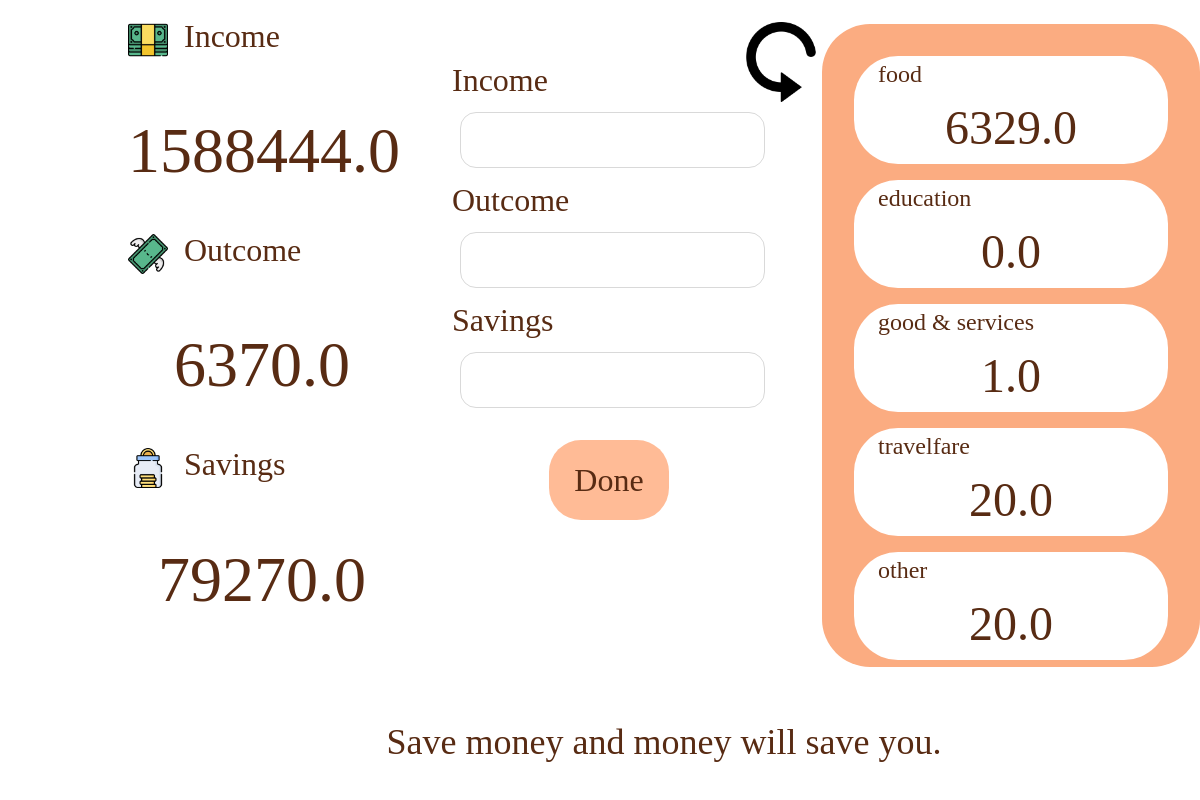
Screenshot of /fine (signed in) with the database file from the repository.
### website/model.py (models this page shows)
class Finance(db.Model):
    id = mapped_column(Integer, primary_key=True, nullable=False)
    user_id = mapped_column(Integer, ForeignKey('user.id'))
    datetime = mapped_column(DateTime(timezone=True), \
                                default=datetime.now(timezone(timedelta(hours=7))), nullable=False)
    income = mapped_column(Float)
    outcome = mapped_column(Float)
    savings = mapped_column(Float)
    category = mapped_column(String)
    sumincome = mapped_column(Float)
    sumoutcome = mapped_column(Float)
    sumsavings = mapped_column(Float)
    balance = mapped_column(Float)
    food = mapped_column(Float)
    education = mapped_column(Float)
    goodsservices = mapped_column(Float)
    travelfare = mapped_column(Float)
    other = mapped_column(Float)
    sum_food = mapped_column(Float)
    sum_education = mapped_column(Float)
    sum_goodsservices = mapped_column(Float)
    sum_travelfare = mapped_column(Float)
    sum_other = mapped_column(Float)

### website/views.py (the view, shortened to what this page needs)
@views.route('/fine', methods=['GET', 'POST'])
@login_required
def finnie():
    message = ''
    alltasklist = Finance.query.filter_by(user_id=current_user.id).all()
    history10 = alltasklist[11::-1]
    if len(alltasklist) == 0:
        sumincome = 0
        sumoutcome = 0
        sumsavings = 0
        balance = 0
        sum_food = 0
        sum_education = 0
        sum_goodsservices = 0
        sum_travelfare = 0
        sum_other = 0
    else:
        financelist = (Finance.query.filter_by(user_id=current_user.id).all())[-1]
        sumincome = (financelist).sumincome
        sumoutcome = (financelist).sumoutcome
        sumsavings = (financelist).sumsavings
        balance = (financelist).balance
        sum_food = (financelist).sum_food
        sum_education = (financelist).sum_education
        sum_goodsservices = (financelist).sum_goodsservices
        sum_travelfare = (financelist).sum_travelfare
        sum_other = (financelist).sum_other
    return render_template('finance.html',sum_food=sum_food, sum_education=sum_education, sum_travelfare=sum_travelfare, \
                            sum_goodsservices=sum_goodsservices, sum_other=sum_other,
                            sumincome=sumincome, sumoutcome=sumoutcome, sumsavings=sumsavings, \
                            message=message, balance=balance, history10=history10)

### website/__init__.py (called while the page is built)
def create_app():
    app = Flask(__name__)
    app.config['SECRET_KEY'] = 'we have to set secret key'
    app.config['SQLALCHEMY_DATABASE_URI'] = f'sqlite:///{DB_NAME}' # f-string
    db.init_app(app)
    from .views import views
    from .auth import auth
    app.register_blueprint(views, url_prefix='/')
    app.register_blueprint(auth, url_prefix='/')
    from .model import User, Todo, Finance
    with app.app_context():
        db.create_all()
    login_manager = LoginManager()
    login_manager.login_view = 'auth.login'
    login_manager.init_app(app)
    @login_manager.user_loader
    def load_user(id):
        return User.query.get(int(id))
    return app

### website/templates/finance.html (shortened to what this page needs)
<!DOCTYPE html>
<html lang="en">
<head>
    <link rel="stylesheet" href="../static/bootstrap tp/css/bootstrap.min.css">
    <link href="https://unpkg.com/aos@2.3.1/dist/aos.css" rel="stylesheet">
    <link rel="stylesheet" href="../static/stylehome.css">
    <link href="https://db.onlinewebfonts.com/c/b9b4e2e298a645a5868a6fa0c08bede3?family=Oduda+Bold" rel="stylesheet">
</head>
</head>
<body style="background: none; padding: 0;">
    <section class="finance1 d-flex flex-column" id="finance1">
        <div class="uprow d-flex w-100">
            <div class="bal d-flex">
                <div class="inc1 d-flex flex-row">
                    <img src="../static/finance_income.png" alt="income" class="income">
                    <p>Income</p>
                </div>
                <div class="inc" id="rad">
                    <p>{{ sumincome }}</p>
                </div>
                <div class="out1 d-flex flex-row">
                    <img src="../static/finance_outcome.png" alt="outcome" class="outcome">
                    <p>Outcome</p>
                </div>
                <div class="out" id="rad">
                    <p>{{ sumoutcome }}</p>
                </div>
                <div class="sav1 d-flex flex-row">
                    <img src="../static/finance_savings.png" alt="savings" class="savings">
                    <p>Savings</p>
                </div>
                <div class="sav" id="rad">
                    <p>{{ sumsavings }}</p>
                </div>
            </div>
            <div class="edit d-flex flex-column" id="rad">
                <form method="POST" class="editform">
                <label for="income">Income</label>
                <input type="text" name="income" class="price" id="incomeprice" oninput="sanitizeInput(this)">
                <label for="outcome">Outcome</label>
                <input type="text" name="outcome" class="price" id="outcomeprice" oninput="sanitizeInput(this)">
                <label for="savings">Savings</label>
                <input type="text" name="savings" class="price" id="savingsprice" oninput="sanitizeInput(this)">
                <div class="but">
                    <button type="submit" id="fibut">Done</button>
                </div>
                </form>
                <a href="javascript:location.reload(true)" class="fiload" target="_parent"><img src="../static/reload-svgrepo-com.png" class="fire w-100 "></a>
            </div>
            <div class="cat" id="rad">
                <div class="categoryhistory" style="background-color: #fff;">
                    <p>
                        <span class="topic">food</span>
                        <span class="catmon">{{ sum_food }}</span>
                    </p>
                </div>
                <div class="categoryhistory" style="background-color: #fff;">
                    <p>
                        <span class="topic">education</span>
                        <span class="catmon">{{ sum_education }}</span>
                    </p>
                </div>
                <div class="categoryhistory" style="background-color: #fff;">
                    <p>
                        <span class="topic">good & services</span>
                        <span class="catmon">{{ sum_goodsservices }}</span>
                    </p>
                </div>
                <div class="categoryhistory" style="background-color: #fff;">
                    <p>
                        <span class="topic">travelfare</span>
                        <span class="catmon">{{ sum_travelfare }}</span>
                    </p>
                </div>
                <div class="categoryhistory" style="background-color: #fff;">
                    <p>
                        <span class="topic">other</span>
                        <span class="catmon"> {{ sum_other }}</span>
                    </p>
                </div>
            </div>
        </div>
        <div class="downrow d-flex w-100">
            <div class="tea" id="rad">Save money and money will save you.</div>
            </div>
    </section>
</body>
</html>

### website/static/stylehome.css (style rules this page uses)
* { font-family: "Oduda Bold"; color: #582b13; }
body { background: radial-gradient(circle, #ffbb96, #ffeee5, #FFF6EC); background-attachment: fixed; padding: 3vh; padding-top: 0; flex-direction: column; background-position: center; }
.fiload { height: 10vh; width: 10vh; position: absolute; top: -0.25vh; left: 85%; }
.finance1 { height: 97.5vh; padding-left: 8rem; width: 100%; padding-top: 3vh; }
.uprow { height: 85%; align-items: center; margin-bottom: 3vh; flex-direction: row; }
.downrow { flex-direction: row; height: 15%; }
.bal { margin-bottom: 3vh; margin-right: 3vh; height: 100%; width: 25%; z-index: 1; flex-direction: column; }
.inc { background-color: #fff; display: flex; justify-content: space-around; align-items: center; flex-wrap: wrap; border-radius: 3rem; height: 30%; }
.inc p { font-size: 8vh; margin: 0; }
.out { background-color: #fff; width: 100%; display: flex; justify-content: space-around; align-items: center; flex-wrap: wrap; border-radius: 3rem; height: 30%; font-size: 4vh; }
.out p { font-size: 8vh; margin: 0; }
.sav { background-color: #fff; display: flex; width: 100%; justify-content: space-around; align-items: center; flex-wrap: wrap; border-radius: 3rem; height: 30%; font-size: 4vh; }
.sav p { font-size: 8vh; margin: 0; }
.inc1 { width: 100%; height: 10%; font-size: 4vh; }
.income { margin-top: 1vh; margin-right: 2vh; width: 5vh; height: 5vh; }
.out1 { width: 100%; height: 10%; font-size: 4vh; }
.outcome { margin-top: 1vh; margin-right: 2vh; width: 5vh; height: 5vh }
.sav1 { width: 100%; height: 10%; font-size: 4vh; }
.savings { margin-top: 1vh; margin-right: 2vh; width: 5vh; height: 5vh }
.edit { background-color: #fff; width: 36%; border-radius: 3rem; height: 100%; margin-right: 3vh; font-size: 4vh; padding: 4vh; position: relative; }
.price { width: 97%; height: 7vh; padding: 2vh; border: 1px solid #d9d9d9; border-radius: 1rem; font-size: 2.5vh; margin: 1vh; }
.but { text-align: center; margin-top: 2vh; padding: 1vh; }
#fibut { background-color: #ffbb96; width: 40%; padding: 2vh; border: transparent; border-radius: 2rem; font-size: 4vh; cursor: pointer; transition: background-color 0.3s ease-in-out, transform 0.2s ease-in-out; border: none; }
.cat { background-color: #fbac81; width: 36%; border-radius: 3rem; height: 100%; display: flex; flex-direction: column; padding: 4vh; align-content: space-around; gap: 2vh; }
.categoryhistory { display: flex; justify-content: center; font-size: 3vh; border-radius: 5.5vh; height: 100%; }
.categoryhistory p { text-align: center; margin: 0; display: flex; flex-direction: column; width: 100%; }
.topic { text-align: start; margin-left: 3vh; display: flex; flex-direction: column; justify-content: center; }
.catmon { font-size: 6vh; text-align: center; }
.tea { background-color: #fff; width: 100%; border-radius: 3rem; height: 100%; text-align: center; padding: 3vh; font-size: 4.5vh; }

### rows the page displays
Finance: sumincome "1588444.0", sumoutcome "6370.0", sumsavings "79270.0", sum_food "6329.0", sum_education "0.0", sum_goodsservices "1.0", sum_travelfare "20.0", sum_other "20.0"
